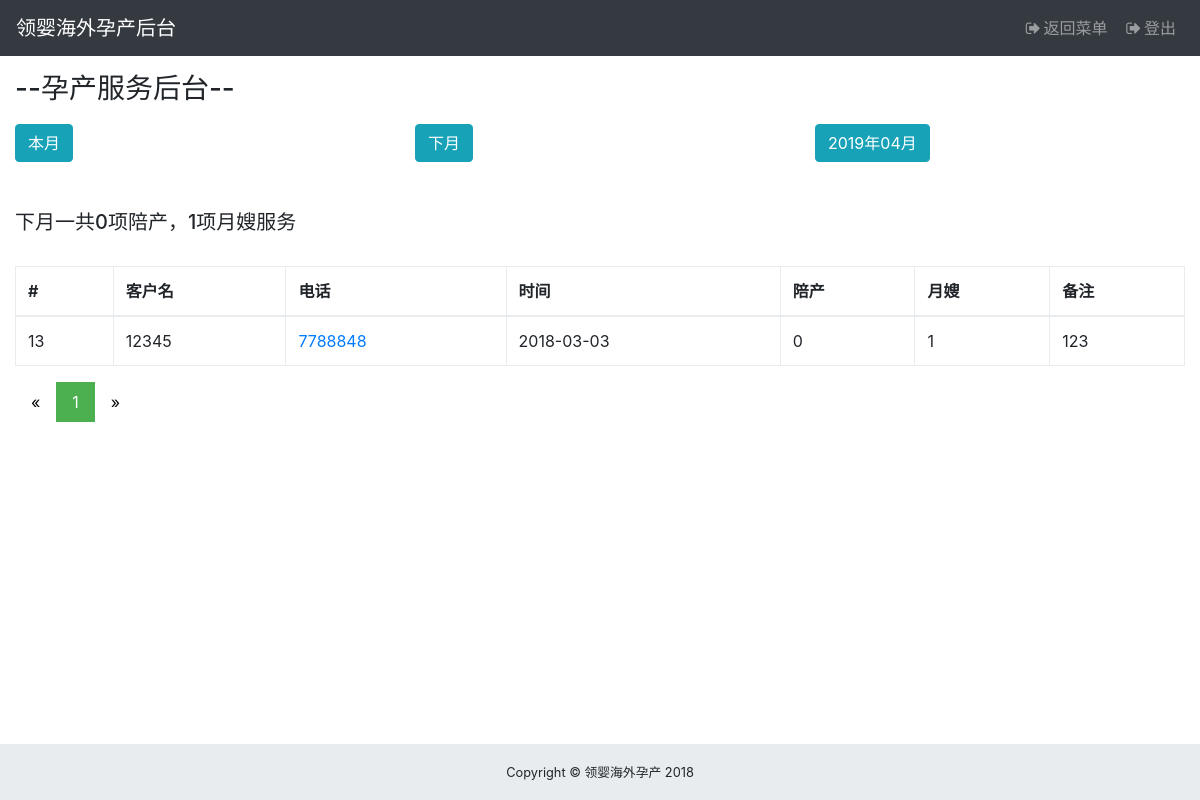
The app's page /admin/admin_housekeeping.php?pageType=nextMonth (signed in), older data.
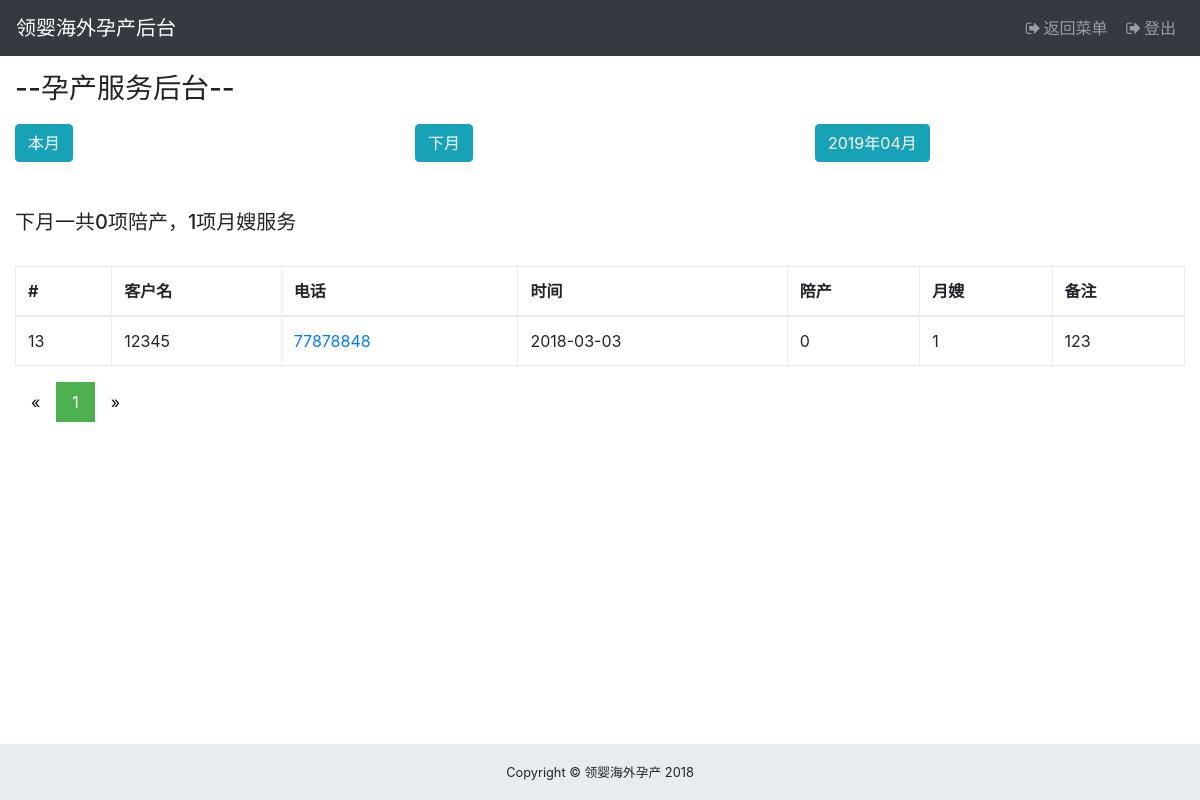
The same page, newer data.
### tables this page shows
CREATE TABLE `housekeeping_service` (
  `hid` int(100) NOT NULL,
  `user` varchar(10) NOT NULL,
  `serviceToken` varchar(10) NOT NULL,
  `time` date NOT NULL,
  `accompany` int(2) NOT NULL,
  `maid` int(2) NOT NULL,
  `additionalNote` varchar(50) NOT NULL,
  `finish` int(2) NOT NULL
);

CREATE TABLE `users` (
  `uid` int(5) NOT NULL,
  `username` varchar(10) NOT NULL,
  `phone` bigint(50) NOT NULL,
  `email` varchar(50) NOT NULL,
  `password` varchar(100) NOT NULL,
  `weChat` varchar(50) NOT NULL,
  `timeDeliver` varchar(50) NOT NULL,
  `create_time` date NOT NULL,
  `role` varchar(10) DEFAULT NULL,
  `salt` varchar(6) NOT NULL,
  `address` varchar(100) DEFAULT NULL,
  `pickup` int(5) DEFAULT NULL,
  `pickupTotal` int(20) DEFAULT NULL,
  `medicals` int(5) DEFAULT NULL,
  `medicalsTotal` int(20) DEFAULT NULL,
  `isActive` int(2) DEFAULT NULL
);

### admin/model/admin.housekeeping.php (the view, shortened to what this page needs)
<?php if(!defined('In_System')) exit("Access Denied");
Class Housekeeping{
    public $time = "";
    public $table = "housekeeping_service INNER JOIN users ON users.salt=housekeeping_service.user";
    public $condition = "MONTH(housekeeping_service.time) = MONTH";
    public $stats = "users.uid,users.username,users.phone,housekeeping_service.time,housekeeping_service.accompany,housekeeping_service.maid,housekeeping_service.additionalNote";
    public function totalQuery($time) {
        return "select sum(accompany), sum(maid) from ".$this->table. " where ".$this->condition."(".$time.")";
    }
    public function nextMonthListing(){
        $query="SELECT ". $this->stats." FROM ".$this->table. " WHERE ".$this->condition."(CURDATE()+ INTERVAL 1 MONTH)";
        $this->time = "下月";
        $this->showResult($query, $this -> totalQuery("CURDATE()+INTERVAL 1 MONTH"));
    }
    public function showResult($query,$totalQuery) {
        $pageString="";
        $tableString ="<br/>
        <div class=\"table-responsive\">
        <table class=\"table table-bordered\">
        <thead>
        <tr>
            <th>#</th>
            <th>客户名</th>
            <th>电话</th>
            <th>时间</th>
            <th>陪产</th>
            <th>月嫂</th>
            <th>备注</th>
        </tr>
        </thead>
        <tbody>
        ";
        global $mysqli;
        $limit      = ( isset( $_GET['limit'] ) ) ? $_GET['limit'] : 10;
        $page       = ( isset( $_GET['page'] ) ) ? $_GET['page'] : 1;
        $links      = ( isset( $_GET['links'] ) ) ? $_GET['links'] : 3;
        $Paginator  = new Paginator( $mysqli, $query);
        $result    = $Paginator->getData( $limit, $page);
        $rs = $mysqli->query( $totalQuery );
        $row = $rs->fetch_assoc();
        $totalAccompany=$row['sum(accompany)'];
        $totalMaid=$row['sum(maid)'];
		if(sizeof($result->data) > 0){
            foreach($result->data as $Summary){
                $row = "
                    <tr>
                        <td>".$Summary['uid']."</td>
                        <td>".$Summary['username']."</td>
                        <td><a href=\"tel:".$Summary['phone']."\">".$Summary['phone']."</a></td>
                        <td>".$Summary['time']."</td>
                        <td>".$Summary['accompany']."</td>
                        <td>".$Summary['maid']."</td>
                        <td>".$Summary['additionalNote']."</td>
                    </tr>
            ";
            $tableString=$tableString.$row;
            }
            $tableString=$tableString.
            "</tbody>
            </table>
            </div>";
            $pageType = $_GET['pageType'];
             echo sprintf( "<br/><h5>%s一共%d项陪产，%d项月嫂服务</h5>",$this->time, $totalAccompany,$totalMaid);
             $pageString=$Paginator->createLinks($pageType,$links, 'pagination pagination-sm');
            }else{
            $tableString=$tableString."</table></div>";
        }
        echo $tableString;
        echo $pageString;
    }
}?>

Row changes from the older to the newer data that the page shows:
changed through a linked row, housekeeping_service: users.phone "7788848" → "77878848"
